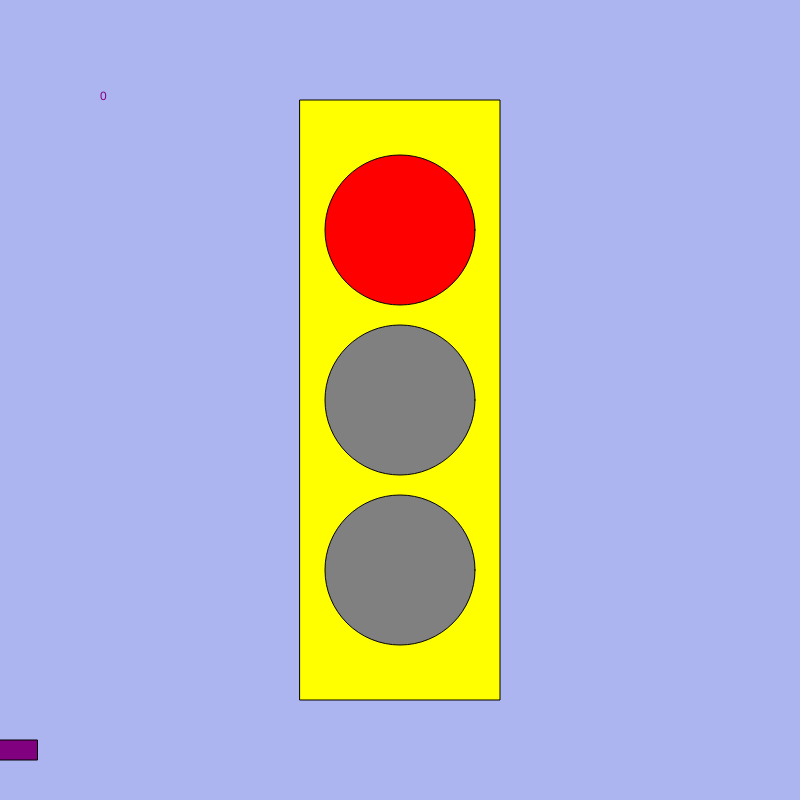
Frame 1 (no input)
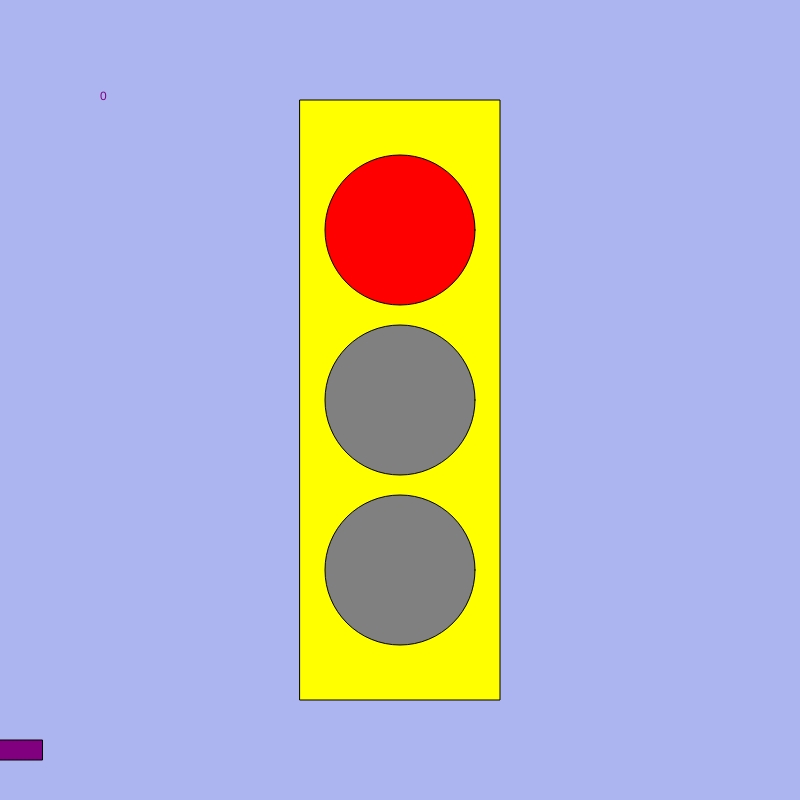
Frame 60 (no input)
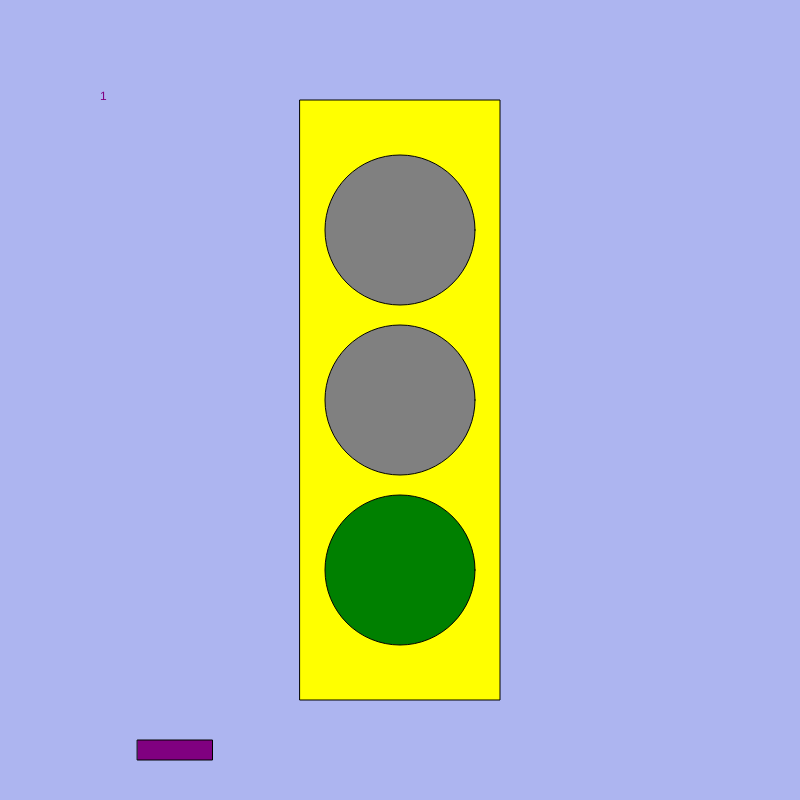
Frame 120 (the mouse pressed at the canvas centre since frame 60)

The p5.js sketch that drew these frames (run headless with seeded random() and noise() and a simulated clock; from frame 60 on, the mouse is pressed at the canvas centre):

// p5.js sketch
// ── sketch.js
let state = 0;
let timer = 0;
let x = 0;
let velocity = 5;

function setup() {
  createCanvas(800, 800);
  ellipseMode(CENTER);
  rectMode(CENTER);
}

function draw() {

  background('#ADB5F0');
  fill('yellow');
  rect(width/2, height/2, 200, 600);

// car code
  fill('purple');
  rect(x, 750, 75, 20);
  x = x + velocity ;
  if (x > width) {
    x = 0;
  }

  switch (state) {

    case 0: //red
      text("0", 100, 100);
      fill('red');
      ellipse(width/2, height/2-170, 150, 150);
      fill('grey');
      ellipse(width/2, height/2, 150, 150);
      ellipse(width/2, height/2+170, 150, 150);
      velocity = 0
      break;

    case 1: //green
      text("1", 100, 100);
      fill('grey');
      ellipse(width/2, height/2-170, 150, 150);
      ellipse(width/2, height/2, 150, 150);
      fill('green');
      ellipse(width/2, height/2+170, 150, 150);
      velocity = 10
      break;

    case 2: //yellow
      text("2", 100, 100);
      fill('grey');
      ellipse(width/2, height/2-170, 150, 150);
      fill('yellow');
      ellipse(width/2, height/2, 150, 150);
      fill('grey');
      ellipse(width/2, height/2+170, 150, 150);
      velocity = 5
      break;

  }

  timer = timer + 1;
  if (timer > 100) {
    timer = 0;
    state++;
    if (state > 2) state = 0;
  }
}

function mouseReleased() {
  state++;
  if (state > 2) state = 0;

}
